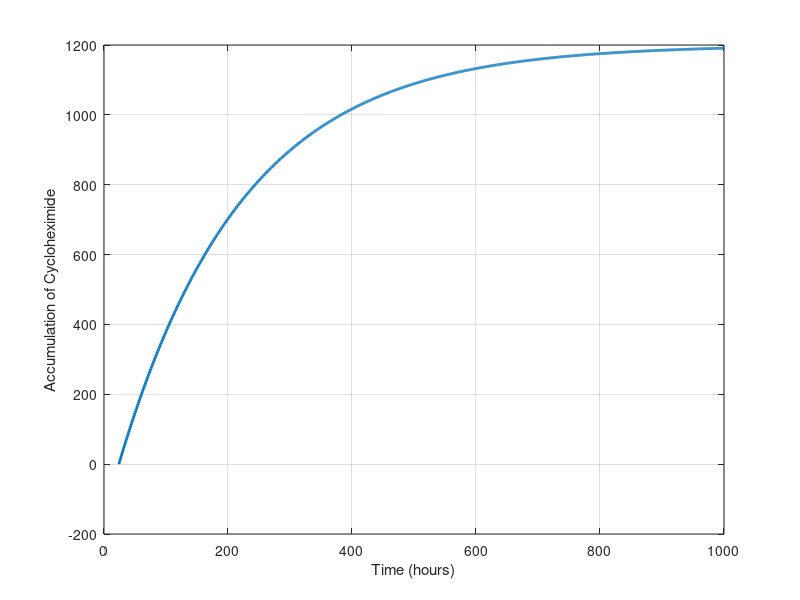

The MATLAB script that drew this image:
% Parameters
Q = 0.6; % hr^-1
K = 0.005; % g/L

% Time span
t = linspace(24, 1000, 1000); % 1000 points between 0 and 24 hours for a smooth plot

% Solution for y(t) as a function handle
y_t = @(t) (10*Q)/K - 1353 .* exp(-K * t);

% Calculate X(t) by taking the reciprocal of y(t)
y_values = y_t(t);

% Plot X(t)
figure;
plot(t, y_values, 'LineWidth', 2);
xlabel('Time (hours)');
ylabel('Accumulation of Cycloheximide');
grid on;
